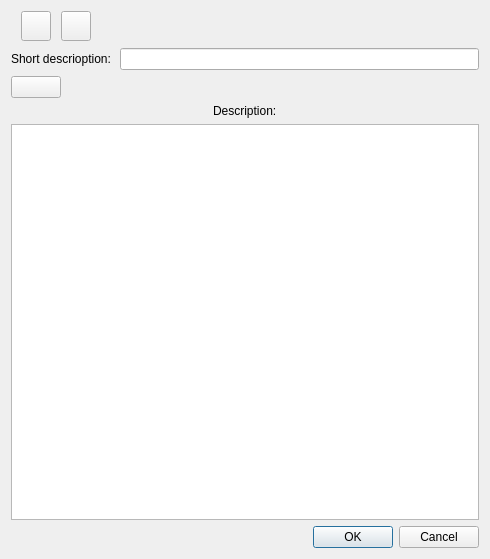
<?xml version="1.0" encoding="UTF-8"?>
<ui version="4.0">
 <class>BaseFunctionalityForm</class>
 <widget class="QWidget" name="BaseFunctionalityForm">
  <property name="windowModality">
   <enum>Qt::ApplicationModal</enum>
  </property>
  <property name="geometry">
   <rect>
    <x>0</x>
    <y>0</y>
    <width>490</width>
    <height>559</height>
   </rect>
  </property>
  <property name="sizePolicy">
   <sizepolicy hsizetype="Expanding" vsizetype="Expanding">
    <horstretch>0</horstretch>
    <verstretch>0</verstretch>
   </sizepolicy>
  </property>
  <property name="windowIcon">
   <iconset>
    <normaloff>../../build-Framework-Desktop_Qt_5_7_0_MinGW_32bit-Debug/Images/lightning.jpg</normaloff>../../build-Framework-Desktop_Qt_5_7_0_MinGW_32bit-Debug/Images/lightning.jpg</iconset>
  </property>
  <layout class="QVBoxLayout" name="verticalLayout">
   <item>
    <layout class="QHBoxLayout" name="topLayout">
     <property name="spacing">
      <number>6</number>
     </property>
     <item>
      <widget class="QWidget" name="switchLabelBackground" native="true">
       <property name="minimumSize">
        <size>
         <width>90</width>
         <height>31</height>
        </size>
       </property>
       <property name="maximumSize">
        <size>
         <width>90</width>
         <height>31</height>
        </size>
       </property>
       <widget class="QLabel" name="labelSwitch">
        <property name="geometry">
         <rect>
          <x>0</x>
          <y>0</y>
          <width>90</width>
          <height>31</height>
         </rect>
        </property>
        <property name="text">
         <string/>
        </property>
        <property name="pixmap">
         <pixmap>../../build-Framework-Desktop_Qt_5_7_0_MinGW_32bit-Debug/Images/Left.png</pixmap>
        </property>
        <property name="scaledContents">
         <bool>true</bool>
        </property>
       </widget>
       <widget class="InteractiveButton" name="EditButton">
        <property name="enabled">
         <bool>true</bool>
        </property>
        <property name="geometry">
         <rect>
          <x>50</x>
          <y>0</y>
          <width>30</width>
          <height>30</height>
         </rect>
        </property>
        <property name="text">
         <string/>
        </property>
        <property name="icon">
         <iconset>
          <normaloff>../../build-Framework-Desktop_Qt_5_5_1_MinGW_32bit-Debug/Images/Edit.png</normaloff>../../build-Framework-Desktop_Qt_5_5_1_MinGW_32bit-Debug/Images/Edit.png</iconset>
        </property>
        <property name="iconSize">
         <size>
          <width>30</width>
          <height>30</height>
         </size>
        </property>
       </widget>
       <widget class="InteractiveButton" name="EyeButton">
        <property name="enabled">
         <bool>true</bool>
        </property>
        <property name="geometry">
         <rect>
          <x>10</x>
          <y>0</y>
          <width>30</width>
          <height>30</height>
         </rect>
        </property>
        <property name="text">
         <string/>
        </property>
        <property name="icon">
         <iconset>
          <normaloff>../../build-Framework-Desktop_Qt_5_5_1_MinGW_32bit-Debug/Images/Eye.png</normaloff>../../build-Framework-Desktop_Qt_5_5_1_MinGW_32bit-Debug/Images/Eye.png</iconset>
        </property>
        <property name="iconSize">
         <size>
          <width>30</width>
          <height>30</height>
         </size>
        </property>
       </widget>
      </widget>
     </item>
     <item>
      <spacer name="topSpacer">
       <property name="orientation">
        <enum>Qt::Horizontal</enum>
       </property>
       <property name="sizeHint" stdset="0">
        <size>
         <width>40</width>
         <height>20</height>
        </size>
       </property>
      </spacer>
     </item>
    </layout>
   </item>
   <item>
    <layout class="QHBoxLayout" name="shortDescrioptionLayout">
     <property name="spacing">
      <number>9</number>
     </property>
     <item>
      <widget class="QLabel" name="shortDescriptionLabel">
       <property name="text">
        <string>Short descrioption:</string>
       </property>
      </widget>
     </item>
     <item>
      <widget class="QLineEdit" name="shortDescrioptionLineEdit"/>
     </item>
    </layout>
   </item>
   <item>
    <widget class="InteractiveButton" name="selectingAssocGreenButtons">
     <property name="sizePolicy">
      <sizepolicy hsizetype="Fixed" vsizetype="Fixed">
       <horstretch>0</horstretch>
       <verstretch>0</verstretch>
      </sizepolicy>
     </property>
     <property name="minimumSize">
      <size>
       <width>50</width>
       <height>0</height>
      </size>
     </property>
     <property name="maximumSize">
      <size>
       <width>50</width>
       <height>16777215</height>
      </size>
     </property>
     <property name="text">
      <string/>
     </property>
     <property name="icon">
      <iconset>
       <normaloff>../../build-Framework-Desktop_Qt_5_7_0_MinGW_32bit-Debug/Images/SelectGreenButtons.png</normaloff>../../build-Framework-Desktop_Qt_5_7_0_MinGW_32bit-Debug/Images/SelectGreenButtons.png</iconset>
     </property>
     <property name="iconSize">
      <size>
       <width>59</width>
       <height>24</height>
      </size>
     </property>
     <property name="checkable">
      <bool>true</bool>
     </property>
    </widget>
   </item>
   <item>
    <layout class="QHBoxLayout" name="descriptionLayout">
     <item>
      <widget class="QLabel" name="descriptionLabel">
       <property name="sizePolicy">
        <sizepolicy hsizetype="Fixed" vsizetype="Fixed">
         <horstretch>19</horstretch>
         <verstretch>0</verstretch>
        </sizepolicy>
       </property>
       <property name="text">
        <string>Description:</string>
       </property>
      </widget>
     </item>
    </layout>
   </item>
   <item>
    <widget class="QTextEdit" name="descriptionTextEdit">
     <property name="sizePolicy">
      <sizepolicy hsizetype="Expanding" vsizetype="Ignored">
       <horstretch>0</horstretch>
       <verstretch>0</verstretch>
      </sizepolicy>
     </property>
    </widget>
   </item>
   <item>
    <widget class="QDialogButtonBox" name="buttonBox">
     <property name="locale">
      <locale language="English" country="UnitedStates"/>
     </property>
     <property name="standardButtons">
      <set>QDialogButtonBox::Cancel|QDialogButtonBox::Ok</set>
     </property>
    </widget>
   </item>
  </layout>
 </widget>
 <customwidgets>
  <customwidget>
   <class>InteractiveButton</class>
   <extends>QPushButton</extends>
   <header>InteractiveButton.h</header>
  </customwidget>
 </customwidgets>
 <resources/>
 <connections/>
</ui>
